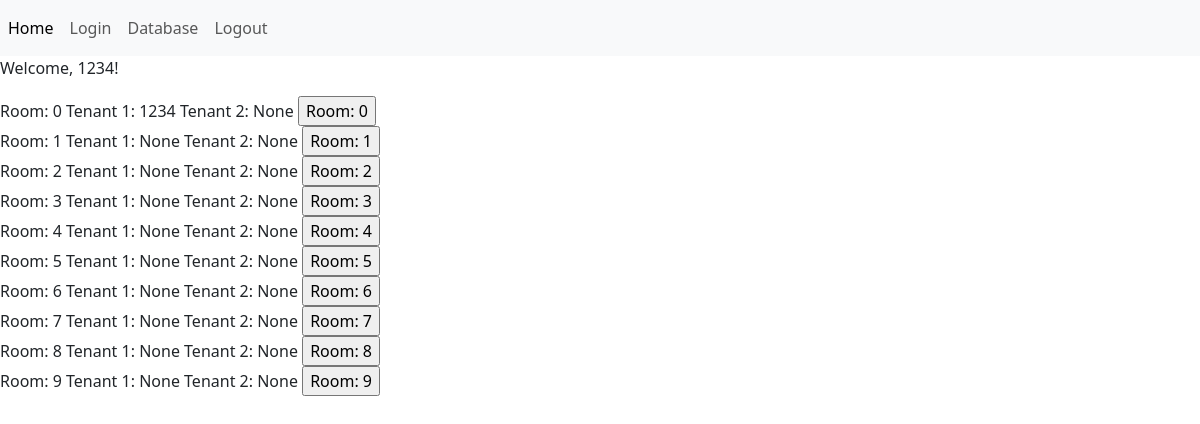
Screenshot of /edit/1234 with the database file from the repository.
### tenant.py (models this page shows, shortened)
class room(db.Model):
    roomnum = db.Column(db.Integer, primary_key=True)
    tenant_1 = db.Column(db.Integer, db.ForeignKey("tenant.id"))
    tenant_2 = db.Column(db.Integer, db.ForeignKey("tenant.id"))
    tenant_1_id = db.relationship("tenant", foreign_keys=[tenant_1])
    tenant_2_id = db.relationship("tenant", foreign_keys=[tenant_2])

### tenant.py (the view, shortened to what this page needs)
@app.route("/edit/<int:tenant_id>", methods=["POST", "GET"])
def edit(tenant_id):
    rooms = room.query.all()
    return render_template("edit.html", tenant_id=tenant_id, rooms=rooms)

### templates/edit.html (shortened to what this page needs)
<!DOCTYPE html>
{%extends "index.html"%}
{% block content %}
<p>Welcome, {{tenant_id}}!</p>
{%for room in rooms%}
<form action="/edit/{{tenant_id}}" method="POST">
    <p2>Room: {{room.roomnum}}</p2>
    <p2>Tenant 1: {{room.tenant_1}}</p2>
    <p2>Tenant 2: {{room.tenant_2}}</p2>
    <input type="submit" name="room1" value="Room: {{room.roomnum}}" placeholder="Room 1">
</form>
{%endfor%}
{% endblock %}

### rows the page displays
room: roomnum "0", tenant_1 "1234", tenant_2 "None", room1 "Room: 0"
room: roomnum "1", tenant_1 "None", tenant_2 "None", room1 "Room: 1"
room: roomnum "2", tenant_1 "None", tenant_2 "None", room1 "Room: 2"
room: roomnum "3", tenant_1 "None", tenant_2 "None", room1 "Room: 3"
room: roomnum "4", tenant_1 "None", tenant_2 "None", room1 "Room: 4"
room: roomnum "5", tenant_1 "None", tenant_2 "None", room1 "Room: 5"
room: roomnum "6", tenant_1 "None", tenant_2 "None", room1 "Room: 6"
room: roomnum "7", tenant_1 "None", tenant_2 "None", room1 "Room: 7"
room: roomnum "8", tenant_1 "None", tenant_2 "None", room1 "Room: 8"
room: roomnum "9", tenant_1 "None", tenant_2 "None", room1 "Room: 9"

### other values shown
{{ tenant_id }} "1234"
